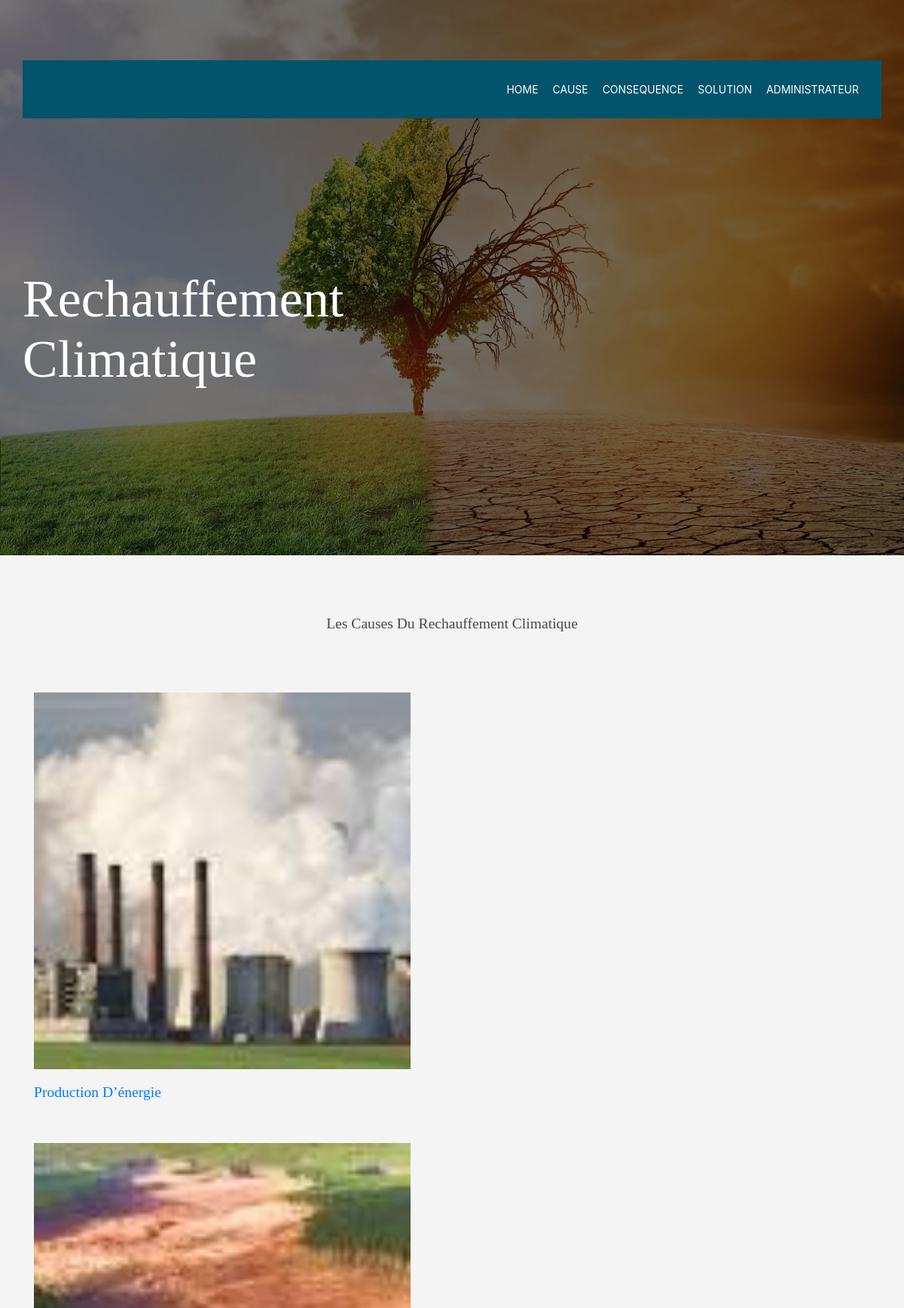
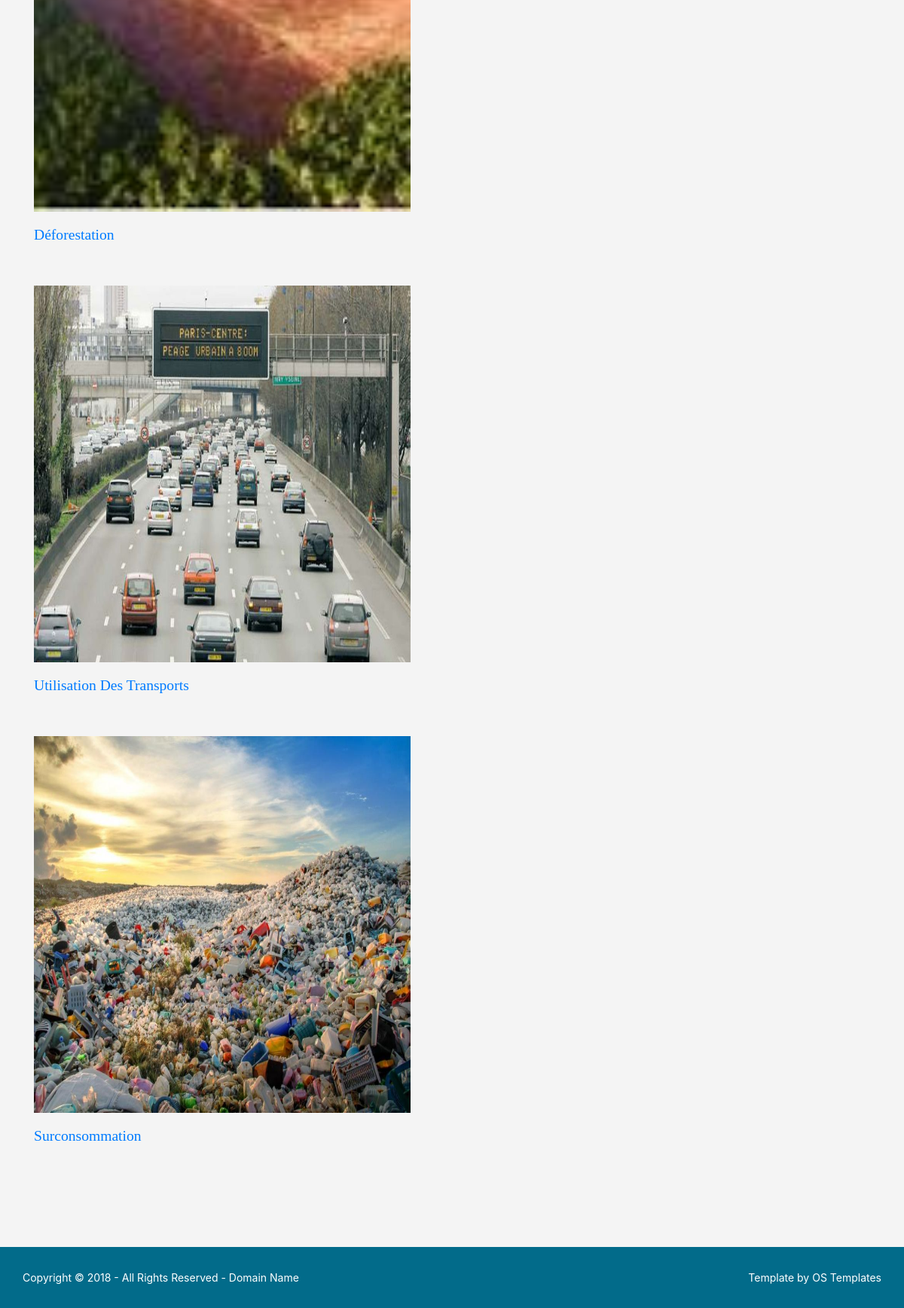
Screenshot of /index.php?p=cause with the database file from the repository (2 pictures, top to bottom).
### tables this page shows
create table cause(
	id int primary key auto_increment,
	titre VARCHAR(500),
	description text,
	image VARCHAR(250)
);

### cause.php (the view)
<?php
  include('connection.php');
  $sql="select id,titre,image from cause";
  $result = mysqli_query($connection, $sql);
?>
<div class="wrapper row2">
  <section class="hoc container clear">
    <div class="sectiontitle">
      <h1 class="heading">Les causes du rechauffement climatique</h1>
    </div>
    <ul id="latest" class="nospace group">
      <?php while($row=mysqli_fetch_assoc($result)) { ?>
        <li class="one_third_first">
          <article>
            <figure><a class="imgover" href="index.php?p=detailCause&&id=<?php echo $row['id'];?>"><img src="images/cause/<?php echo $row['image'];?>" style="height:500px;width:500px"></a>
              <figcaption>
                <h6 class="heading"><a href="index.php?p=detailCause&&id=<?php echo $row['id'];?>"><?php echo $row['titre'];?></a></h6>
              </figcaption>
            </figure>
          </article>
        </li>
        <br></br>
      <?php } ?>
    </ul>
  </section>
</div>

### index.php (shortened to what this page needs)
<?php
  $p=$_GET['p'].".php";
?>
<!DOCTYPE html>
<html lang="">
<head>
<link href="layout/styles/layout.css" rel="stylesheet" type="text/css" media="all">
<link href="layout/styles/bootstrap.css" rel="stylesheet" type="text/css" media="all">
</head>
<body id="top">
<div class="bgded overlay padtop" style="background-image:url('images/page/back.jpg');">
  <header id="header" class="hoc clear">
    <nav id="mainav" class="fl_right">
      <ul class="clear">
        <li><a href="index.php?p=accueil">Home</a></li>
        <li><a href="index.php?p=cause">cause</a></li>
        <li><a href="index.php?p=consequence">consequence</a></li>
        <li><a href="index.php?p=solution">solution</a></li>
        <li><a href="index.php?p=administrateur">administrateur</a></li>
      </ul>
    </nav>
  </header>
  <div id="pageintro" class="hoc clear">
    <article>
      <h1 class="heading">Rechauffement climatique</h1>
    </article>
  </div>
</div>
<?php include($p);?>
<div class="wrapper row5">
  <div id="copyright" class="hoc clear">
    <p class="fl_left">Copyright &copy; 2018 - All Rights Reserved - <a href="#">Domain Name</a></p>
    <p class="fl_right">Template by <a target="_blank" href="https://www.os-templates.com/" title="Free Website Templates">OS Templates</a></p>
  </div>
</div>
</body>
</html>

### layout/styles/layout.css (style rules this page uses)
.padtop { padding:80px 0 0 0; }
#header { padding:0 30px; }
#pageintro { padding:200px 0; }
#pageintro article { display:block; max-width:60%; text-transform:capitalize; }
#pageintro .heading { font-size:5rem; }
.container { padding:80px 0; }
.sectiontitle { display:block; max-width:55%; margin:0 auto 80px; text-align:center; }
.sectiontitle * { margin:0; }
#latest article figure > a { margin-bottom:20px; }
#latest article figure figcaption * { margin:0; }
#copyright { padding:30px 0; }
#copyright * { margin:0; padding:0; }
*, *::before, *::after { transition:all .3s ease-in-out; }
nav ul, nav ol { margin:0; padding:0; list-style:none; }
#mainav, #breadcrumb, .sidebar nav { line-height:normal; }
#mainav ul { text-transform:uppercase; }
#mainav li { display:inline-block; position:relative; margin:0 15px 0 0; padding:0; }
#mainav li:last-child { margin-right:0; }
#mainav li a { display:block; padding:30px 0; }
body { color:#FFFFFF; background-color:#026B8A; }
a { color:#0AC6FC; }
.overlay { color:#FFFFFF; background-color:inherit; }
.overlay::after { color:inherit; background-color:rgba(0,0,0,.55); }
.imgover, .imgover:hover::after { color:#FFFFFF; }
.row2 { color:#474747; background-color:#F4F4F4; }
.row5, .row5 a { color:#FFFFFF; background-color:#026B8A; }
#header { color:#FFFFFF; background-color:#01546B; }
#mainav li a { color:inherit; }
@media screen and (min-width:1140px) { .hoc { max-width:1140px; } }

### layout/styles/framework.css (style rules this page uses)
html { overflow-y:scroll; overflow-x:hidden; }
html, body { margin:0; padding:0; font-size:14px; line-height:1.6em; }
*, *::before, *::after { box-sizing:border-box; }
.nospace { margin:0; padding:0; list-style:none; }
.overlay { position:relative; z-index:1; }
.overlay::after { display:block; position:absolute; top:0; left:0; width:100%; height:100%; content:""; z-index:-1; }
.bgded { background-position:top center; background-repeat:no-repeat; background-size:cover; }
.clear, .group { display:block; }
.clear::before, .clear::after, .group::before, .group::after { display:table; content:""; }
.clear, .clear::after, .group, .group::after { clear:both; }
a { outline:none; text-decoration:none; }
.fl_left, .imgl { float:left; }
.fl_right, .imgr { float:right; }
img { width:auto; max-width:100%; height:auto; margin:0; padding:0; border:none; line-height:normal; vertical-align:middle; }
.imgover { display:inline-block; position:relative; max-width:100%; }
.imgover::before, .imgover::after { display:block; position:absolute; content:""; text-align:center; opacity:0; }
.imgover::before { top:0; right:0; bottom:0; left:0; }
.imgover::after { top:50%; left:50%; width:50px; height:50px; line-height:50px; margin:-25px 0 0 -25px; font-family:"Font Awesome 5 Free"; font-weight:900; content:"\f0c1"; font-size:28px; }
body, input, textarea, select { font-family:Verdana, Geneva, sans-serif; }
h1, h2, h3, h4, h5, h6, .heading { font-family:Georgia, "Times New Roman", Times, serif; }
::placeholder { opacity:1; }
h1, h2, h3, h4, h5, h6, .heading { margin:0 0 20px 0; font-size:1.4rem; line-height:normal; font-weight:normal; text-transform:capitalize; }
.wrapper { display:block; position:relative; width:100%; margin:0; padding:0; text-align:left; word-wrap:break-word; }
.hoc { display:block; margin:0 auto; }
address, article, aside, figcaption, figure, footer, header, main, nav, section { display:block; margin:0; padding:0; }

### rows the page displays
cause: image (picture), titre "Production D’énergie"
cause: image (picture), titre "Déforestation"
cause: image (picture), titre "Utilisation Des Transports"
cause: image (picture), titre "Surconsommation"
